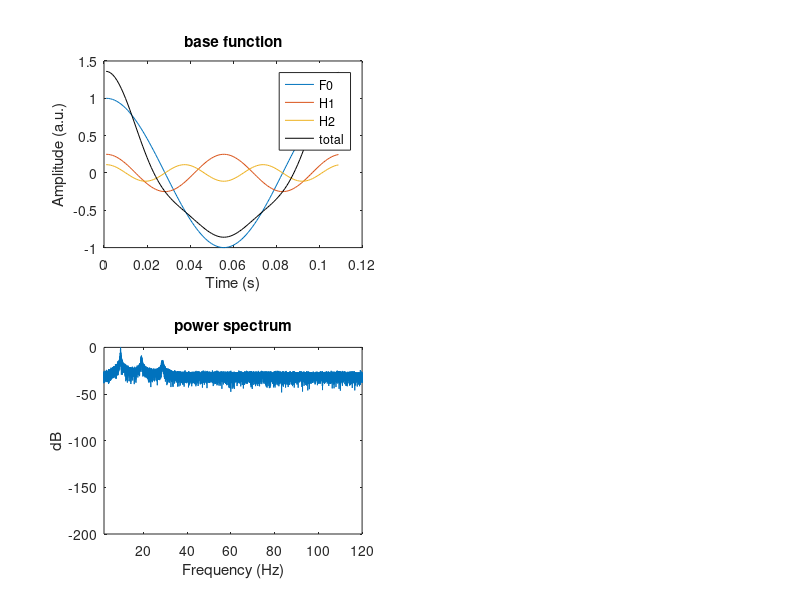

Write MATLAB code to recreate this figure. (Note: this script raises an error after producing the figure.)
%% Figure 4C
% Simulated data with spurious phase-amplitude coupling using 3 harmonics
% adding frequency fluctuations with phase = (j-1) * 2*pi
%
% Lozano-Soldevilla, D., ter Huurne, N., and Oostenveld, R. (2016).
% Neuronal Oscillations with Non-sinusoidal Morphology Produce Spurious
% Phase-to-Amplitude Coupling and Directionality. Front. Comput. Neurosci.
% 10.
% 
% The code below uses the following wave equation to generate a low
% frequency signal with harmonics:
%
% signal = (1/j^2)*cos(j*f*2*pi*t + (j-1) * phi;
%
% where j index the n-harmonic of frequency f weighted a specific phase
% phi. (j-1) * phi determines the wave morphology:
%   - phi of (j-1) * pi/2 over the sum of  j-th harmonics generates a
%   left-sided sawtooth wave 
%   - phi of (j-1) * 3*pi/2 over the sum of j-th generates a 
%   right-sided sawtooth wave
%   - phi of (j-1) * 2*pi over the sum of j-th generates an
%   amplitude asymmetric waveform
%
% The simulations below used the fundamental and the firsts two harmonics
% (i.e. j = 3)
%
% The normalization factor 1/j^2 gives more weight the lower frequencies
% yielding the harmonic time series more curved shape that decrease the
% spurious cross-frequency spurious coupling due to sharp edge artifacts
% (Kramer et al 2008 J Neurosci Methods).
%
% For more details on harmonic wave generation see sections 3.3 and 3.4 in
% Maccarone, T. J. (2013). The biphase explained: understanding the
% asymmetries in coupled Fourier components of astronomical time series.
% Monthly Notices of the Royal Astronomical Society, 435(4), 3547-3558.
% doi: 10.1093/mnras/stt1546
%

dt = 0.001;
fsample = 1/dt;
t0 = 0.1;
s=[];

for i = 1:1730;
  
  f = 1/(t0+rand()*0.01);
  t = 0:dt:1/f-dt;
  
  tmp=zeros(1,size(t,2));
  har=[];
  for j=1:3;
    har(j,:) = ((1/j^2)*cos(j*f*2*pi*t + (j-1) * 2*pi));
    tmp = tmp + har(j,:);
  end
  
  s = [s, tmp];
end

t1 = (1:size(har,2))./fsample;
figure;
subplot(221);plot(t1,har');xlim([0 0.1]);hold all;
subplot(221);plot(t1,sum(har,1)','Color','k');xlim([0 0.1]);
legend('F0','H1','H2','total');
title('base function');
xlabel('Time (s)');
ylabel('Amplitude (a.u.)');
xlim([0 0.12]);

N = length(s);
t = (1:N)./fsample;
s = s + 0.1*randn(1,N); % add noise to the signal

% compute spectral power of the signal
df = 1.0 / (N*dt);
faxis = (0:N/2)*df;
pow = abs(fft(s.*hann(N)'-mean(s.*hann(N)')));
pow = pow(1:N/2+1);
pow = 10.0*log10(pow / max(pow));

subplot(223);plot(faxis,pow);xlim([2 120]);
title('power spectrum');
xlabel('Frequency (Hz)');
ylabel('dB');


%% create FieldTrip raw structure
data = [];
data.label{1}   = 'hp';
data.fsample    = fsample;
data.trial{1}   = s; clear s;
data.time{1}    = (1:size(data.trial{1},2))./data.fsample;
data.trialinfo  = [1];

cfg         = [];
cfg.length  = 2;
cfg.overlap = 0.5;
dataw = ft_redefinetrial(cfg,data); % cut data into epochs


%%
fy = 5:1:120;
fx = [0 30];
width = 5;
pad = 2;
freq = cfcoh(dataw,fy,fx,width,pad);

figure;
subplot(121);
imagesc(freq.fx,freq.fy,freq.COH,[0 1]);
title('Coherence');colorbar;axis xy;
set(gcf, 'Renderer', 'painters');
xlabel('Frequency phase (Hz)');
ylabel('Frequency amplitude (Hz)');

%%
fwidth = 4;
jack   = 1;
fx     = freq.fx(6:55);
psi    = cfd(freq,fx,fwidth,jack);

figure;
subplot(121);
imagesc(psi.time,psi.freq,squeeze(psi.PS./psi.PSstd),[-2.5 2.5]);
title('CFD');colorbar;axis xy;colormap('bluewhitered');
set(gcf, 'Renderer', 'painters');
xlabel('Frequency phase (Hz)');
ylabel('Frequency amplitude (Hz)');

%% bicoherence  
fy = 5:1:120;
fx = [5 30];
pad = 2;
bic2 = bicoh(dataw,fy,fx,pad);

figure;
subplot(121);imagesc(bic2.fx, bic2.fy, squeeze(bic2.powspctrm),[0 1]);
xlim([5 30]);
title('Bicoherence');colorbar;axis xy;
xlabel('Frequency (Hz)');
ylabel('Frequency (Hz)');
set(gcf, 'Renderer', 'painters');

